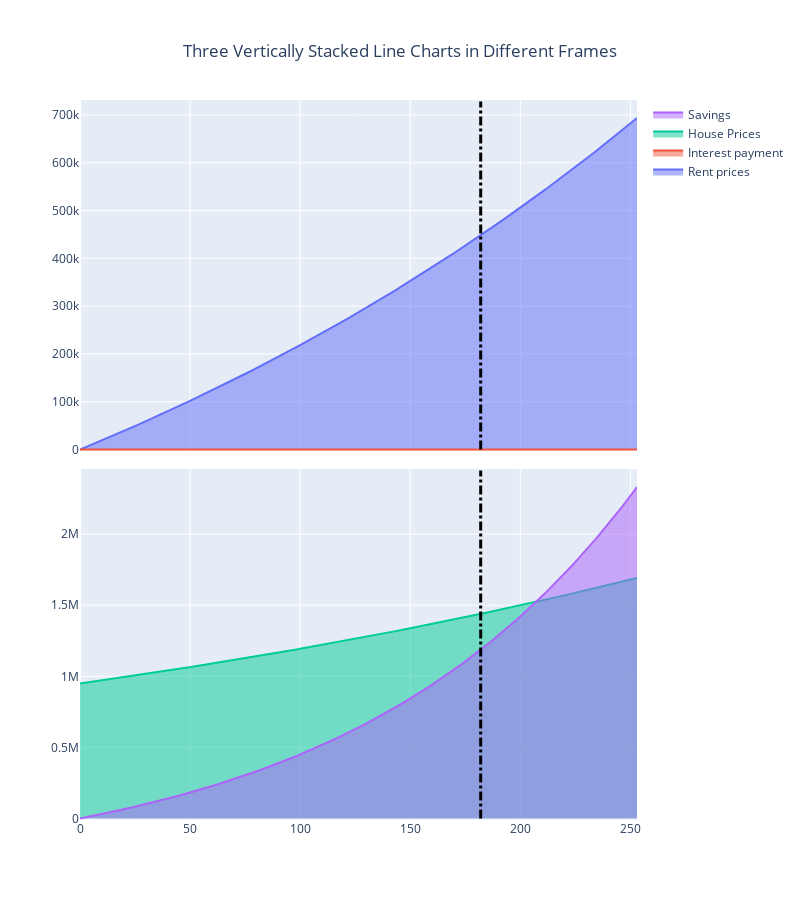

The notebook cell saved with this chart:
### Code cell
scenario_4 = scenarios_results['scenario4']

plots.scenerio_grid_plot(
                total_periods = scenario_4['total_periods'], 
                interest_payments = scenario_4['interest_payments'], 
                rent_prices = scenario_4['rent_prices'],
                month_start_optimal = scenario_4['months_to_wait'], 
                house_prices = scenario_4['house_prices'], 
                saved_amounts = scenario_4['saved_amounts'], 
                show = False
                )

### Figure 1 — Plotly figure (JSON) as saved in the notebook; plotly's stock layout.template omitted (floating-point values rounded to 4 significant figures; data arrays with more than 128 entries replaced by an {"elided": "..."} marker saying what was removed)
{"data": [{"name": "Rent prices", "showlegend": true, "stackgroup": "one", "type": "scatter", "x": {"elided": "254 int values"}, "xaxis": "x", "y": {"elided": "614 float values"}, "yaxis": "y"}, {"name": "Interest payment", "showlegend": true, "stackgroup": "two", "type": "scatter", "x": {"elided": "254 int values"}, "xaxis": "x", "y": {"elided": "254 float values"}, "yaxis": "y"}, {"name": "House Prices", "stackgroup": "one", "type": "scatter", "x": {"elided": "254 int values"}, "xaxis": "x2", "y": {"elided": "614 float values"}, "yaxis": "y2"}, {"name": "Savings", "stackgroup": "two", "type": "scatter", "x": {"elided": "254 int values"}, "xaxis": "x2", "y": {"elided": "614 float values"}, "yaxis": "y2"}], "layout": {"height": 900, "hovermode": "x unified", "hoversubplots": "axis", "shapes": [{"line": {"color": "black", "dash": "dashdot", "width": 3}, "type": "line", "x0": 182, "x1": 182, "xref": "x", "y0": 0, "y1": 728200.0, "yref": "y"}, {"line": {"color": "black", "dash": "dashdot", "width": 3}, "type": "line", "x0": 182, "x1": 182, "xref": "x2", "y0": 0, "y1": 2447000.0, "yref": "y2"}], "title": {"text": "Three Vertically Stacked Line Charts in Different Frames", "x": 0.5, "y": 0.95}, "width": 800, "xaxis": {"anchor": "y", "domain": [0, 1], "matches": "x2", "showticklabels": false, "title": {"standoff": 25}}, "xaxis2": {"anchor": "y2", "domain": [0, 1]}, "yaxis": {"anchor": "x", "domain": [0.5125, 1], "title": {"standoff": 25}}, "yaxis2": {"anchor": "x2", "domain": [0, 0.4875]}}}
